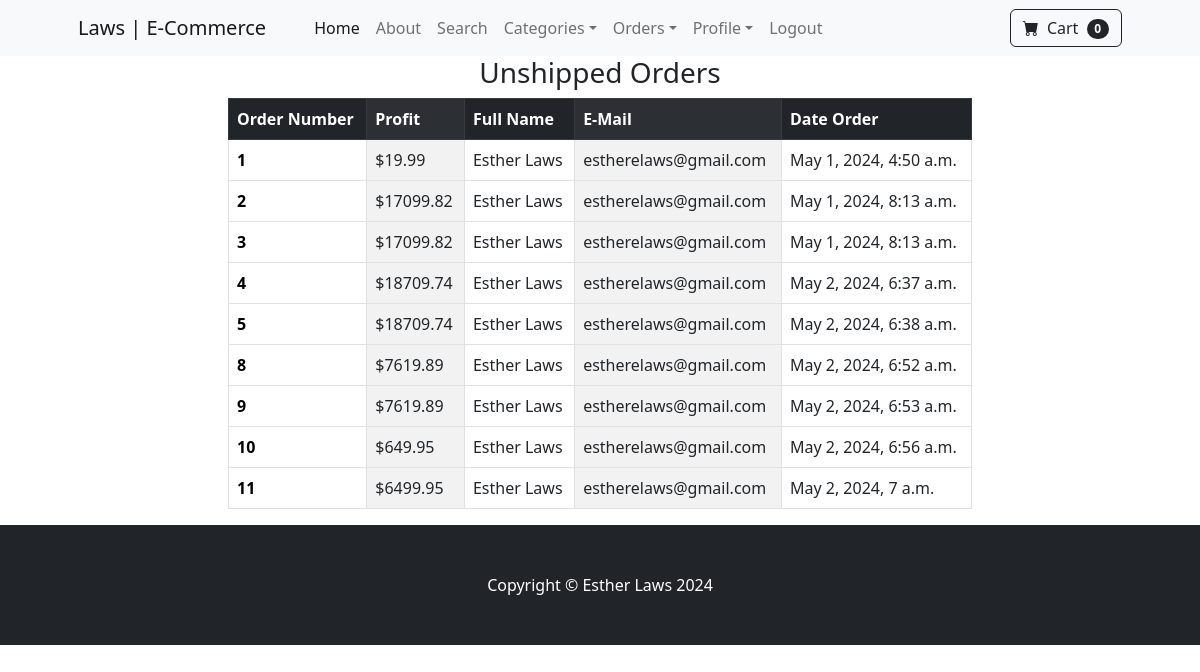
Page /payment/not_shipped_dash (signed in) on the earlier database version.
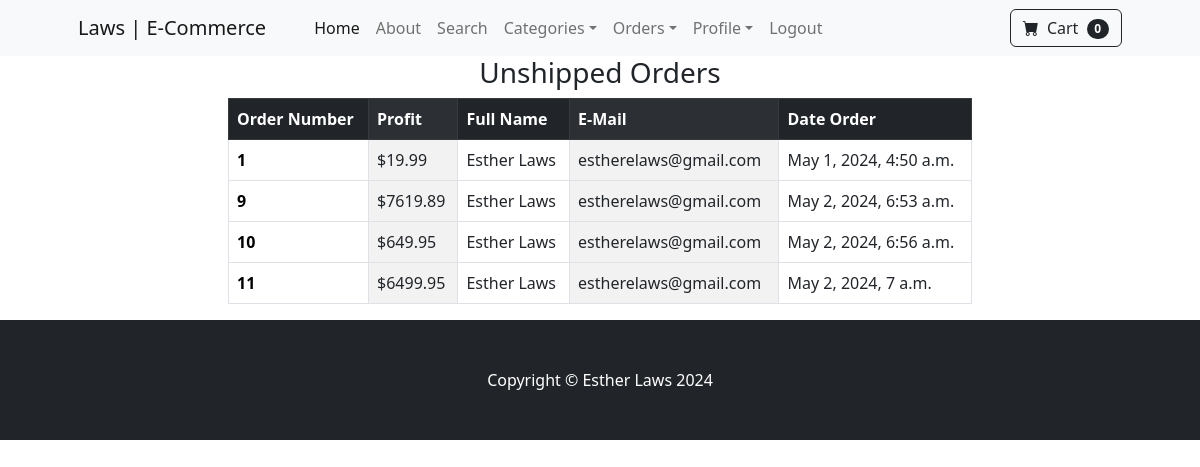
Same page on the later database version.
### payment/models.py (models this page shows, shortened)
class Order(models.Model):
    user = models.ForeignKey(User, on_delete=models.CASCADE, null=True, blank=True)
    full_name = models.CharField(max_length=50)
    email = models.EmailField(max_length=250)
    shipping_address = models.TextField(max_length=500)
    amount_paid = models.DecimalField(max_digits=10, decimal_places=2)
    date_ordered = models.DateTimeField(auto_now_add=True)
    date_shipped = models.DateTimeField(blank=True, null=True)
    shipped = models.BooleanField(default=False)

### payment/views.py (the view)
# urls.py: path("not_shipped_dash", views.not_shipped_dash, name="not_shipped_dash"),
def not_shipped_dash(request):
    if request.user.is_authenticated and request.user.is_superuser:
        orders = Order.objects.filter(shipped=False)
        return render(
            request,
            "payment/not_shipped_dash.html",
            {"orders":orders},
        )
    else:
        messages.success(request, "Access Denied.")
        return redirect("home")

### cart/cart.py (called while the page is built)
    def __len__(self):
        return len(self.cart)

### cart/context_processors.py (called while the page is built)
def cart(request):
    return {"cart": Cart(request)}

### payment/templates/payment/not_shipped_dash.html (shortened to what this page needs)
{% extends "base.html" %}
{% block content %}
<div class="container">
  <div class="row">
    <center>
      <div class="col-8">
        <h3>Unshipped Orders</h3>
        <table class="table table-striped-columns table-hover table-bordered">
          <thead class="table-dark">
            <tr>
              <th scope="col">Order Number</th>
              <th scope="col">Profit</th>
              <th scope="col">Full Name</th>
              <th scope="col">E-Mail</th>
              <th scope="col">Date Order</th>
            </tr>
          </thead>
          <tbody>
            {% for item in orders %}
            <tr>
              <th scope="row"><a href="{% url "order_details" item.id %}">{{ item.id }}</a></th>
              <td>${{ item.amount_paid }}</td>
              <td>{{ item.full_name }}</td>
              <td>{{ item.email }}</td>
              <td>{{ item.date_ordered }}</td>
            </tr>
            {% endfor %}
          </tbody>
        </table>
      </div>
  </div>
</div>
{% endblock %}

### store/templates/base.html (shortened to what this page needs)
{% load static %}
<!DOCTYPE html>
<html lang="en">
  <head>
    <link href="https://cdn.jsdelivr.net/npm/bootstrap-icons@1.5.0/font/bootstrap-icons.css" rel="stylesheet"/>
    <link href="{% static 'css/styles.css' %}" rel="stylesheet" />
  </head>
  <body>
    {% include 'navbar.html' %}
    {% block content %}
    {% endblock %}
    <footer class="py-5 bg-dark">
      <div class="container">
        <p class="m-0 text-center text-white">Copyright &copy; Esther Laws 2024</p>
      </div>
    </footer>
  </body>
</html>

### store/templates/navbar.html (shortened to what this page needs)
<nav class="navbar navbar-expand-lg navbar-light bg-light">
  <div class="container px-4 px-lg-5">
    <a class="navbar-brand" href="{% url 'home' %}">Laws | E-Commerce</a>
    <div class="collapse navbar-collapse" id="navbarSupportedContent">
      <ul class="navbar-nav me-auto mb-2 mb-lg-0 ms-lg-4">
        <li class="nav-item">
          <a class="nav-link active" aria-current="page" href="{% url 'home' %}">Home</a>
        </li>
        <li class="nav-item">
          <a class="nav-link" href="{% url 'about' %}">About</a>
        </li>
        <li class="nav-item">
          <a class="nav-link" aria-current="page" href="{% url 'search' %}">Search</a>
        </li>
        <li class="nav-item dropdown">
          <a class="nav-link dropdown-toggle" id="navbarDropdown" href="#" role="button" data-bs-toggle="dropdown" aria-expanded="false">Categories</a>
        </li>
        {% if user.is_authenticated %}
        {% if user.is_superuser %}
          <li class="nav-item dropdown">
            <a class="nav-link dropdown-toggle" id="navbarDropdown" href="#" role="button" data-bs-toggle="dropdown" aria-expanded="false">Orders</a>
          </li>
          {% endif %}
          <li class="nav-item dropdown">
            <a class="nav-link dropdown-toggle" id="navbarDropdown" href="#" role="button" data-bs-toggle="dropdown" aria-expanded="false">Profile</a>
          </li>
          <li class="nav-item">
            <a class="nav-link" href="{% url 'logout' %}">Logout</a>
          </li>
        {% endif %}
      </ul>
      <form class="d-flex">
        <a href="{% url 'cart_summary' %}" class="btn btn-outline-dark">
          <i class="bi-cart-fill me-1"></i>
          Cart
          <span class="badge bg-dark text-white ms-1 rounded-pill" id="cart_quantity">{{ cart|length }}</span>
        </a>
      </form>
    </div>
  </div>
</nav>

Differences in the rows shown:
removed Order: id "2", amount_paid "17099.82", full_name "Esther Laws", email "estherelaws@gmail.com", date_ordered "May 1, 2024, 8:13 a.m."
removed Order: id "3", amount_paid "17099.82", full_name "Esther Laws", email "estherelaws@gmail.com", date_ordered "May 1, 2024, 8:13 a.m."
removed Order: id "4", amount_paid "18709.74", full_name "Esther Laws", email "estherelaws@gmail.com", date_ordered "May 2, 2024, 6:37 a.m."
removed Order: id "5", amount_paid "18709.74", full_name "Esther Laws", email "estherelaws@gmail.com", date_ordered "May 2, 2024, 6:38 a.m."
removed Order: id "8", amount_paid "7619.89", full_name "Esther Laws", email "estherelaws@gmail.com", date_ordered "May 2, 2024, 6:52 a.m."
